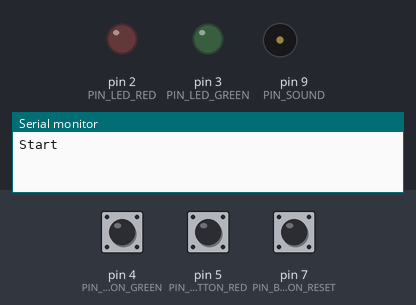
Recording of a sketch running on a simulated Arduino Uno, built with avr-gcc and run on an emulated ATmega328P. Parts: output pins drawn as LEDs (lit = HIGH), buzzer (waves = sounding), the last lines printed to the serial monitor. The inputs (shaded band) are chosen by the test bench; at power-on: pin 4 (PIN_BUTTON_GREEN) HIGH, pin 7 (PIN_BUTTON_RESET) HIGH, pin 5 (PIN_BUTTON_RED) HIGH.

Above: at 1.2 s.
1.3 s: pin 4 (PIN_BUTTON_GREEN) pulled LOW for 0.15 s
At 2.5 s:
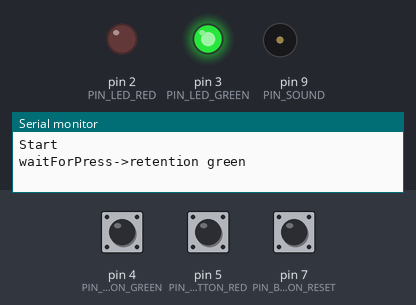
4.3 s: pin 7 (PIN_BUTTON_RESET) pulled LOW for 3.2 s
At 6.42 s:
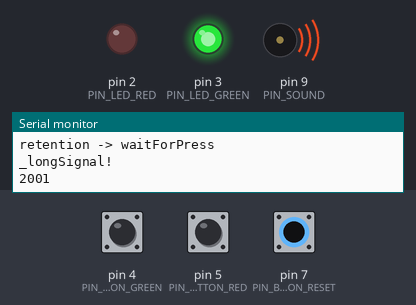
9.0 s: pin 7 (PIN_BUTTON_RESET) pulled LOW for 0.15 s
At 9.9 s:
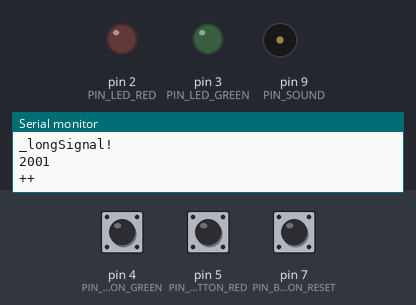
10.6 s: pin 5 (PIN_BUTTON_RED) pulled LOW for 0.15 s
At 10.9 s:
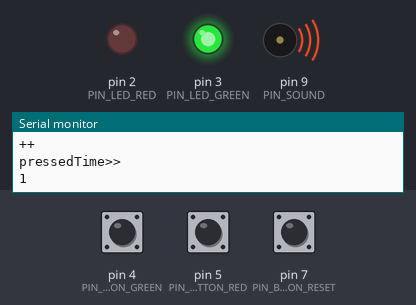
12.3 s: pin 5 (PIN_BUTTON_RED) pulled LOW for 1 s
At 13.3 s:
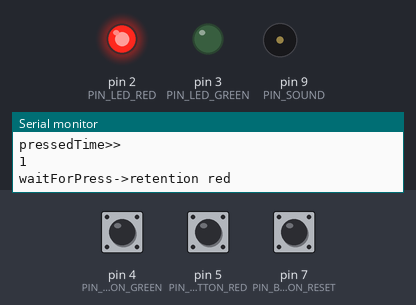
15.3 s: pin 7 (PIN_BUTTON_RESET) pulled LOW for 1 s
At 15.9 s:
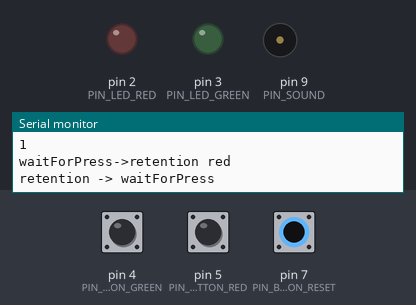
Timing chart, 0 to 18.3 s (numbered marks = the images above; inputs shaded):
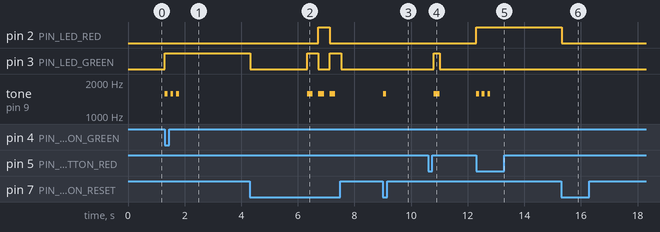

The sketch:

kontrolPoint.ino
```cpp
#include <Bounce2.h>
Bounce BUTTON_RED = Bounce();
Bounce BUTTON_GREEN = Bounce();
Bounce BUTTON_RESET = Bounce();
#define G3 1568
#define G4 3136

#define PIN_BUTTON_RED 5
#define PIN_BUTTON_GREEN 4
#define PIN_BUTTON_RESET 7

#define PIN_LED_RED 2
#define PIN_LED_GREEN 3
#define PIN_SOUND 9

#define DEFAULT_RETENTION_MIN 10

long SECOND = 1000;
long MINUTES = SECOND * 60;

unsigned long RETENTION_TIMOUT = DEFAULT_RETENTION_MIN * MINUTES;

String state = "waitForPress";
String activeColor;
int activeLedPin;

void setup() {
  Serial.begin(9600);
  Serial.println("Start");
  pinMode(PIN_BUTTON_RED, INPUT_PULLUP);
  pinMode(PIN_BUTTON_GREEN, INPUT_PULLUP);
  pinMode(PIN_BUTTON_RESET, INPUT_PULLUP);

  pinMode(PIN_LED_RED, OUTPUT);
  pinMode(PIN_LED_GREEN, OUTPUT);
  pinMode(PIN_SOUND, OUTPUT);

  BUTTON_RED.attach(PIN_BUTTON_RED);
  BUTTON_RED.interval(5);

  BUTTON_GREEN.attach(PIN_BUTTON_GREEN);
  BUTTON_GREEN.interval(5);

  BUTTON_RESET.attach(PIN_BUTTON_RESET);
  BUTTON_RESET.interval(25);

}

void loop() {

  // put your main code here, to run repeatedly:
  BUTTON_RED.update();
  BUTTON_GREEN.update();
  BUTTON_RESET.update();
  changeState();
}

void changeState(){
  if(state == "waitForPress"){
    waitForPress();
  } else if(state == "retention"){
    retention();
  } else if(state == "win"){
    win();
  }else if (state=="postSetup"){
    postSetup();
  }
}

int pressedTime=0;
void postSetup(){

    if(BUTTON_RESET.changed() && !BUTTON_RESET.read()){
      Serial.println("++");
        tone(PIN_SOUND, G3, 100);
        pressedTime++;
    }
    if((BUTTON_GREEN.changed() && !BUTTON_GREEN.read()) || (BUTTON_RED.changed() && !BUTTON_RED.read())){
      Serial.println("pressedTime>>");
      Serial.println(pressedTime);
      if(!pressedTime)  pressedTime= DEFAULT_RETENTION_MIN;
      RETENTION_TIMOUT = MINUTES * pressedTime;

      if(pressedTime<=20){
        for(int i=0; i<pressedTime; i++){
              delay(200);
              tone(PIN_SOUND, G3, 200);
              digitalWrite(PIN_LED_GREEN, HIGH);
              delay(200);
              digitalWrite(PIN_LED_GREEN, LOW);
            }
      }else{
        tone(PIN_SOUND, G3, 800);
        digitalWrite(PIN_LED_GREEN, HIGH);
        delay(400);
        digitalWrite(PIN_LED_GREEN, LOW);

        digitalWrite(PIN_LED_RED, HIGH);
        delay(400);
        digitalWrite(PIN_LED_RED, LOW);

        digitalWrite(PIN_LED_GREEN, HIGH);
        delay(400);
        digitalWrite(PIN_LED_GREEN, LOW);
      }

      state="waitForPress";
    }
}

unsigned long timingLed;
bool played = false;
void win(){
  if(!played){
    tone(PIN_SOUND, G4, 3000);
    played =true;
  }

  if(BUTTON_RESET.changed() && !BUTTON_RESET.read()){
      Serial.println("win -> waitForPress");
      state = "waitForPress";
      played =false;
   }
   unsigned long currentTime = millis();
   if (currentTime - timingLed > 1000){
    timingLed = currentTime;
    digitalWrite(activeLedPin, LOW);
   }else if (currentTime - timingLed > 500){
    digitalWrite(activeLedPin, HIGH);
   }
}

bool setuped = false;
unsigned long timing=0;
void waitForPress(){
  digitalWrite(PIN_LED_RED, LOW);
  digitalWrite(PIN_LED_GREEN, LOW);

  if(BUTTON_RED.changed() && !BUTTON_RED.read()){
    digitalWrite(PIN_LED_RED, HIGH);
    activeColor = "red";
    activeLedPin=PIN_LED_RED;
    state = "retention";
    Serial.println("waitForPress->retention red");
    tone(PIN_SOUND, G3, 100);
    delay(200);
    tone(PIN_SOUND, G3, 100);
    delay(200);
    tone(PIN_SOUND, G3, 100);
    delay(200);
    timing=millis();

  }else if (BUTTON_GREEN.changed() && !BUTTON_GREEN.read()){
    digitalWrite(PIN_LED_GREEN, HIGH);
    activeLedPin=PIN_LED_GREEN;
    activeColor = "green";
    state = "retention";
    Serial.println("waitForPress->retention green");
    tone(PIN_SOUND, G3, 100);
    delay(200);
    tone(PIN_SOUND, G3, 100);
    delay(200);
    tone(PIN_SOUND, G3, 100);
    delay(200);
    timing=millis();

  }else if (!setuped  && _longSignal(LOW, 2*SECOND, BUTTON_RESET)){
    setuped = true;
    state="postSetup";

    tone(PIN_SOUND, G3, 200);
    digitalWrite(PIN_LED_GREEN, HIGH);
    delay(400);
    digitalWrite(PIN_LED_GREEN, LOW);

    tone(PIN_SOUND, G3, 200);
    digitalWrite(PIN_LED_RED, HIGH);
    delay(400);
    digitalWrite(PIN_LED_RED, LOW);

    tone(PIN_SOUND, G3, 200);
    digitalWrite(PIN_LED_GREEN, HIGH);
    delay(400);
    digitalWrite(PIN_LED_GREEN, LOW);
  }
}


long retentionStartTime = 0;
void retention(){
   unsigned long currentTime=millis();
    if(!retentionStartTime) retentionStartTime = currentTime;
    if((currentTime - retentionStartTime)>RETENTION_TIMOUT){
      Serial.println("retention -> win");
      retentionStartTime=0;
      state = "win";
    }else{
      if(BUTTON_RESET.changed() && !BUTTON_RESET.read()){
        retentionStartTime=0;
        Serial.println("retention -> waitForPress");
        state = "waitForPress";
      }else{
        if (currentTime - timing > 10000){
          timing = currentTime;
          tone(PIN_SOUND, G3, 800);
        }
      }
    }

}

unsigned long startTime=0;
bool _longSignal(int expectedValue, long timeout, Bounce debouncer){
  debouncer.update();
  if(debouncer.read()==expectedValue){
    unsigned long currentTime=millis();
    if(!startTime) startTime = currentTime;
    if((currentTime - startTime)>timeout){
      Serial.println("_longSignal!");
      Serial.println(currentTime - startTime);
      startTime=0;
      return true;
    }
  }else{
   startTime=0;
  }
  return false;
}
```

Measured:
- after the input at 1.3 s, pin 3 (PIN_LED_GREEN): LOW → HIGH at once; tone on pin 9 (PIN_SOUND): alternates 1568 Hz for 0.10 s and silent for 0.10 s, 6 changes in all, then stays silent, starting at once
- after the input at 4.3 s, pin 2 (PIN_LED_RED): LOW → HIGH after 2.4 s, → LOW 0.40 s later; pin 3 (PIN_LED_GREEN): goes LOW 2.0 s, HIGH 0.40 s, LOW 0.40 s, HIGH 0.40 s, then LOW, starting at once; tone on pin 9 (PIN_SOUND): alternates 1568 Hz for 0.20 s and silent for 0.20 s, 6 changes in all, then stays silent, starting after 2.0 s
- after the input at 9.0 s, tone on pin 9 (PIN_SOUND): silent → 1568 Hz at once, → silent 0.10 s later
- after the input at 10.6 s, pin 3 (PIN_LED_GREEN): LOW → HIGH after 0.21 s, → LOW 0.20 s later; tone on pin 9 (PIN_SOUND): silent → 1568 Hz after 0.21 s, → silent 0.20 s later
- after the input at 12.3 s, pin 2 (PIN_LED_RED): LOW → HIGH at once; tone on pin 9 (PIN_SOUND): alternates 1568 Hz for 0.10 s and silent for 0.10 s, 6 changes in all, then stays silent, starting at once
- after the input at 15.3 s, pin 2 (PIN_LED_RED): HIGH → LOW at once
